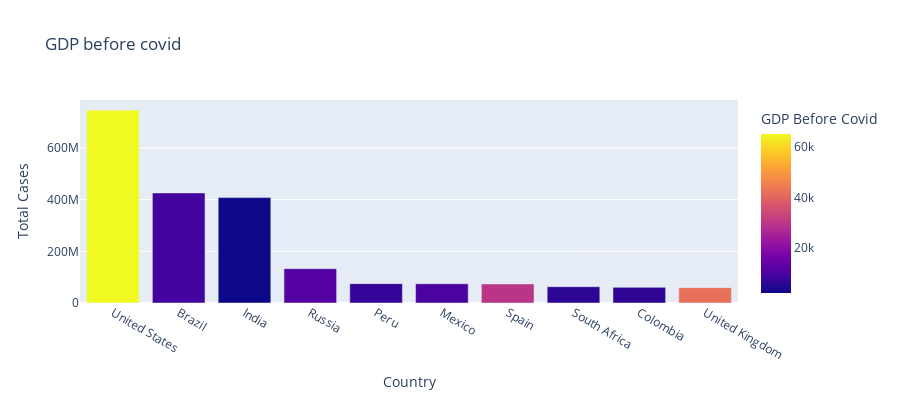

Notebook cell for this chart:
### Markdown cell above
# Analyze Covid 19 Impact on Economy
1. Gdp per capita before and after Covid
2. Human Development Index

### Code cell
Top10cases["GDP Before Covid"] = [65279.53, 8897.49, 2100.75, 
                            11497.65, 7027.61, 9946.03, 
                            29564.74, 6001.40, 6424.98, 42354.41]
Top10cases["GDP During Covid"] = [63543.58, 6796.84, 1900.71, 
                            10126.72, 6126.87, 8346.70, 
                            27057.16, 5090.72, 5332.77, 40284.64]
figure = px.bar(Top10cases, x = 'Country', y = 'Total Cases', 
                hover_data = ['Population','Total Deaths'],
                color = 'GDP Before Covid',
                height = 400,title = 'GDP before covid')
figure.show()

### Figure 1 — Plotly figure (JSON) as saved in the notebook; plotly's stock layout.template omitted (floating-point values rounded to 4 significant figures)
{"data": [{"alignmentgroup": "True", "customdata": [[19.62, 26477574], [19.17, 14340567], [21.05, 7247327], [18.8, 2131571], [17.31, 3020038], [18.67, 7295850], [17.66, 5510624], [17.9, 1357682], [17.75, 1936134], [18.03, 7249573]], "hovertemplate": "Country=%{x}<br>Total Cases=%{y}<br>Population=%{customdata[0]}<br>Total Deaths=%{customdata[1]}<br>GDP Before Covid=%{marker.color}<extra></extra>", "legendgroup": "", "marker": {"color": [65280.0, 8897.0, 2101.0, 11500.0, 7028.0, 9946.0, 29560.0, 6001.0, 6425.0, 42350.0], "coloraxis": "coloraxis", "pattern": {"shape": ""}}, "name": "", "offsetgroup": "", "orientation": "v", "showlegend": false, "textposition": "auto", "type": "bar", "x": ["United States", "Brazil", "India", "Russia", "Peru", "Mexico", "Spain", "South Africa", "Colombia", "United Kingdom"], "xaxis": "x", "y": [746014098, 425704517, 407771615, 132888951, 74882695, 74347548, 73717676, 63027659, 60543682, 59475032], "yaxis": "y"}], "layout": {"barmode": "relative", "coloraxis": {"colorbar": {"title": {"text": "GDP Before Covid"}}, "colorscale": [[0, "#0d0887"], [0.1111, "#46039f"], [0.2222, "#7201a8"], [0.3333, "#9c179e"], [0.4444, "#bd3786"], [0.5556, "#d8576b"], [0.6667, "#ed7953"], [0.7778, "#fb9f3a"], [0.8889, "#fdca26"], [1, "#f0f921"]]}, "height": 400, "legend": {"tracegroupgap": 0}, "title": {"text": "GDP before covid"}, "xaxis": {"anchor": "y", "domain": [0, 1], "title": {"text": "Country"}}, "yaxis": {"anchor": "x", "domain": [0, 1], "title": {"text": "Total Cases"}}}}
